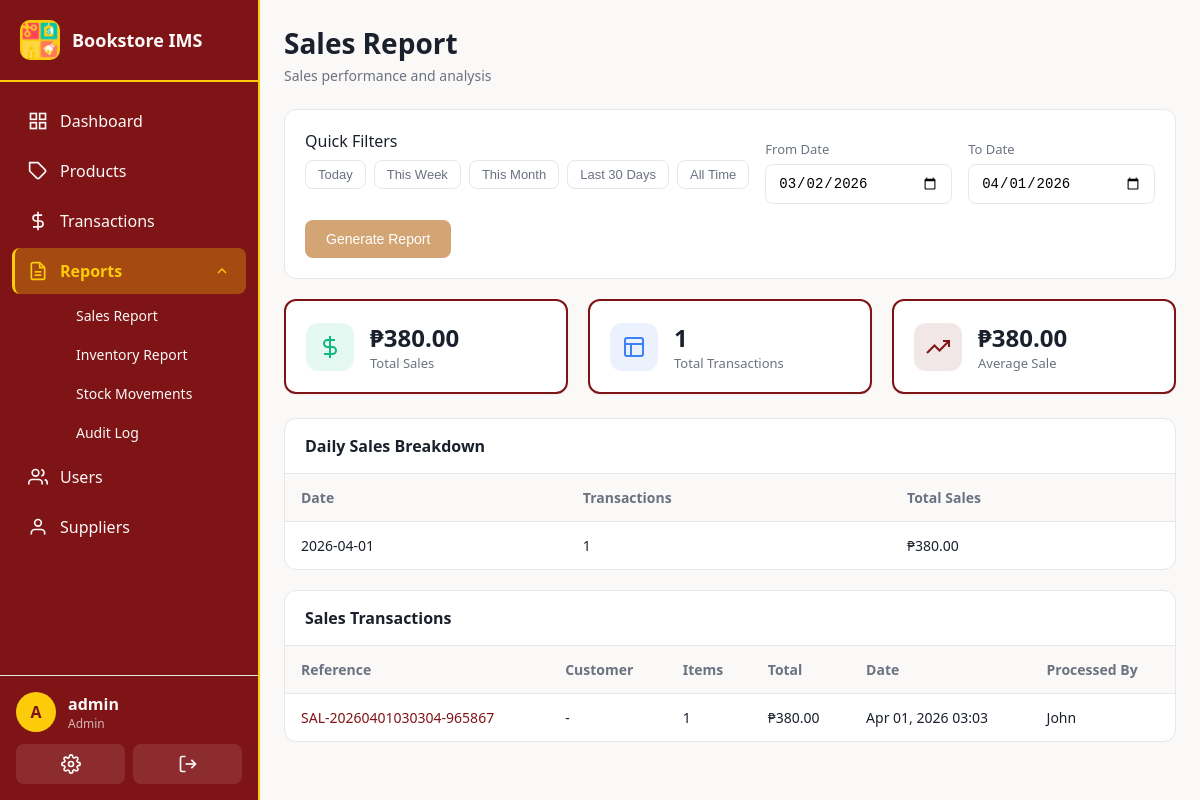
The page /reports/sales (signed in) on the database as committed earlier.
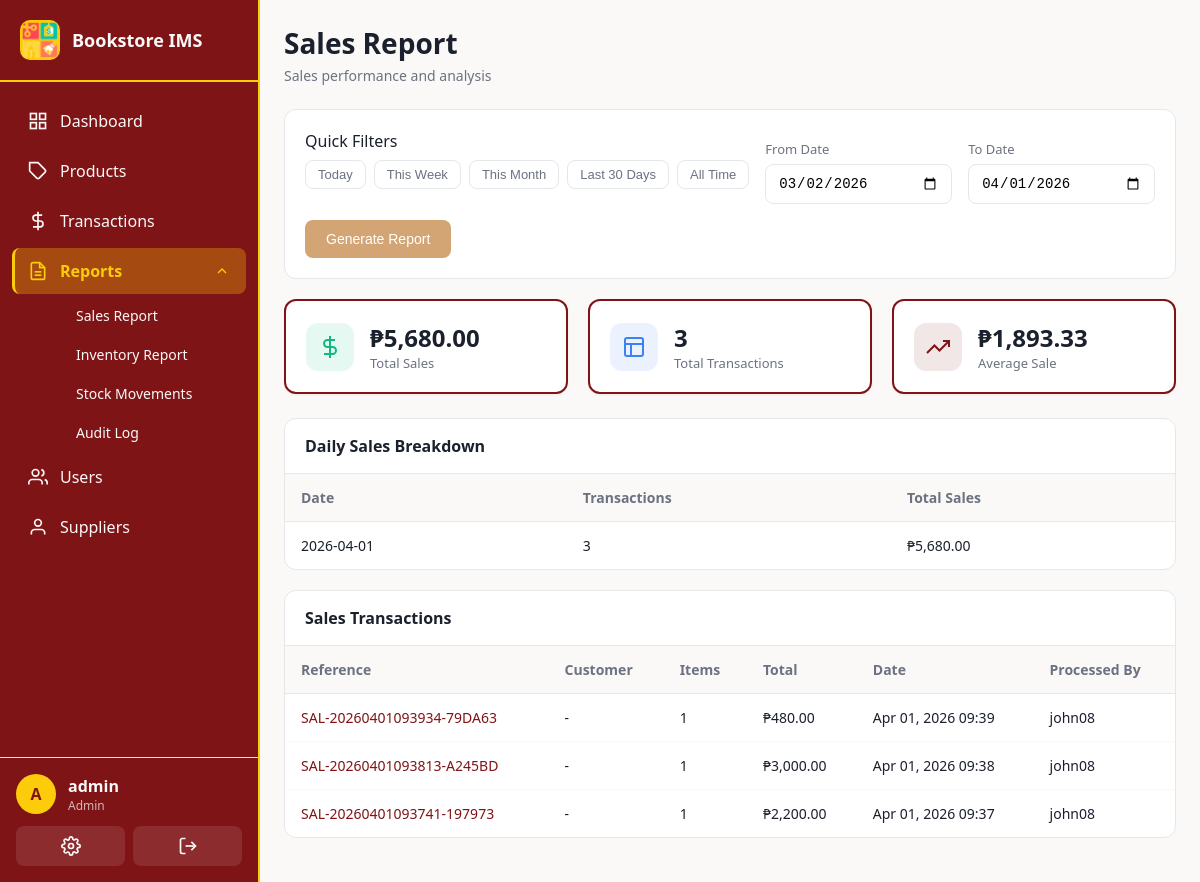
The same page on the database as committed later.
### app/models.py (models this page shows, shortened)
class Transaction(db.Model):
    __tablename__ = 'transactions'
    id = db.Column(db.Integer, primary_key=True)
    transaction_type = db.Column(db.String(20), nullable=False)  # 'sale' or 'purchase'
    reference_number = db.Column(db.String(50), unique=True, nullable=False)
    user_id = db.Column(db.Integer, db.ForeignKey('users.id'), nullable=False)
    subtotal = db.Column(db.Float, nullable=False, default=0.0)
    tax = db.Column(db.Float, nullable=False, default=0.0)
    discount = db.Column(db.Float, nullable=False, default=0.0)
    total = db.Column(db.Float, nullable=False, default=0.0)
    supplier_id = db.Column(db.Integer, db.ForeignKey('suppliers.id'), nullable=True)
    customer_name = db.Column(db.String(200))
    notes = db.Column(db.Text)
    created_at = db.Column(db.DateTime, default=datetime.utcnow)
    items = db.relationship('TransactionItem', backref='transaction', lazy='dynamic', cascade='all, delete-orphan')

class User(UserMixin, db.Model):
    __tablename__ = 'users'
    id = db.Column(db.Integer, primary_key=True)
    username = db.Column(db.String(80), unique=True, nullable=False, index=True)
    email = db.Column(db.String(120), unique=True, nullable=False)
    password_hash = db.Column(db.String(256), nullable=False)
    role = db.Column(db.String(20), nullable=False, default=Role.STAFF)
    is_active = db.Column(db.Boolean, default=True)
    created_at = db.Column(db.DateTime, default=datetime.utcnow)
    last_login = db.Column(db.DateTime)
    transactions = db.relationship('Transaction', backref='user', lazy='dynamic')
    audit_logs = db.relationship('AuditLog', backref='user', lazy='dynamic')
    def is_admin(self):
        return self.role == Role.ADMIN

### app/routes/reports.py (the view)
@reports_bp.route('/sales')
@login_required
def sales_report():
    date_from = request.args.get('date_from')
    date_to = request.args.get('date_to')
    if not date_from:
        date_from = (datetime.utcnow() - timedelta(days=30)).strftime('%Y-%m-%d')
    if not date_to:
        date_to = datetime.utcnow().strftime('%Y-%m-%d')
    try:
        start_date = datetime.strptime(date_from, '%Y-%m-%d')
        end_date = datetime.strptime(date_to, '%Y-%m-%d')
        end_date = datetime.combine(end_date.date(), datetime.max.time())
    except ValueError:
        start_date = datetime.utcnow() - timedelta(days=30)
        end_date = datetime.utcnow()
    sales = Transaction.query.filter(
        Transaction.transaction_type == 'sale',
        Transaction.created_at >= start_date,
        Transaction.created_at <= end_date
    ).order_by(Transaction.created_at.desc()).all()
    total_sales = sum(s.total for s in sales)
    total_transactions = len(sales)
    daily_sales = db.session.query(
        func.date(Transaction.created_at).label('date'),
        func.sum(Transaction.total).label('total'),
        func.count(Transaction.id).label('count')
    ).filter(
        Transaction.transaction_type == 'sale',
        Transaction.created_at >= start_date,
        Transaction.created_at <= end_date
    ).group_by(func.date(Transaction.created_at)).all()
    return render_template('reports/sales.html',
        sales=sales,
        total_sales=total_sales,
        total_transactions=total_transactions,
        daily_sales=daily_sales,
        date_from=date_from,
        date_to=date_to
    )

### app/__init__.py (called while the page is built)
@login_manager.user_loader
def load_user(user_id):
    return db.session.get(User, int(user_id))

### app/templates/reports/sales.html (shortened to what the changed rows need)
{% extends "base.html" %}
{% block content %}
<div class="page-header">
  <div class="page-header-left">
    <h1>Sales Report</h1>
  </div>
</div>
<div class="stats-grid">
  <div class="stat-card">
    <div class="stat-details">
      <span class="stat-value">₱{{ "{:,.2f}".format(total_sales) }}</span>
      <span class="stat-label">Total Sales</span>
    </div>
  </div>
  <div class="stat-card">
    <div class="stat-details">
      <span class="stat-value">{{ total_transactions }}</span>
      <span class="stat-label">Total Transactions</span>
    </div>
  </div>
  <div class="stat-card">
    <div class="stat-details">
      <span class="stat-value">₱{{ "{:,.2f}".format(total_sales / total_transactions if total_transactions > 0 else 0) }}</span>
      <span class="stat-label">Average Sale</span>
    </div>
  </div>
</div>
{% if daily_sales %}
<div class="table-card">
  <table class="data-table">
    <thead>
      <tr>
        <th>Date</th>
        <th>Transactions</th>
        <th>Total Sales</th>
      </tr>
    </thead>
    <tbody>
      {% for day in daily_sales %}
      <tr>
        <td>{{ day.date }}</td>
        <td>{{ day.count }}</td>
        <td>₱{{ "{:,.2f}".format(day.total or 0) }}</td>
      </tr>
      {% endfor %}
    </tbody>
  </table>
</div>
{% endif %}
<div class="table-card">
  {% if sales %}
  <table class="data-table">
    <thead>
      <tr>
        <th>Reference</th>
        <th>Customer</th>
        <th>Items</th>
        <th>Total</th>
        <th>Date</th>
        <th>Processed By</th>
      </tr>
    </thead>
    <tbody>
      {% for sale in sales %}
      <tr>
        <td>
          <a href="{{ url_for('transactions.view_transaction', id=sale.id) }}">{{ sale.reference_number }}</a>
        </td>
        <td>{{ sale.customer_name or '-' }}</td>
        <td>{{ sale.items.count() }}</td>
        <td>₱{{ "{:,.2f}".format(sale.total) }}</td>
        <td>{{ sale.created_at.strftime('%b %d, %Y %H:%M') }}</td>
        <td>{{ sale.user.username }}</td>
      </tr>
      {% endfor %}
    </tbody>
  </table>
  {% else %}
  <div class="empty-state">
    <p>No sales found for the selected date range.</p>
  </div>
  {% endif %}
</div>
{% endblock %}

Rows that differ between the two databases and show on the page:
added Transaction: reference_number "SAL-20260401093934-79DA63", customer_name "-", items.count "1", total "480.00", created_at "Apr 01, 2026 09:39", user.username "john08"
added Transaction: reference_number "SAL-20260401093813-A245BD", customer_name "-", items.count "1", total "3,000.00", created_at "Apr 01, 2026 09:38", user.username "john08"
changed Transaction: reference_number "SAL-20260401030304-965867" → "SAL-20260401093741-197973"; total "380.00" → "2,200.00"; created_at "Apr 01, 2026 03:03" → "Apr 01, 2026 09:37"; user.username "John" → "john08"
Other text that changed with them:
{{ "{:,.2f}".format(total_sales) }}: "380.00" → "5,680.00"
{{ total_transactions }}: "1" → "3"
text no longer shown: "380.00"
text now shown: "1,893.33"
new list line: "2026-04-01 3 ₱ 5,680.00"
list line gone: "2026-04-01 1 ₱ 380.00"
